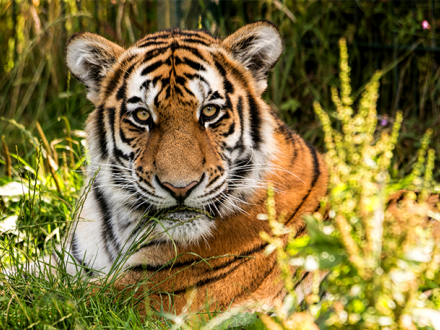
#> input picture Assigment TB1/demo1.png, 440 x 330 px
$ jupyter execute --allow-errors Assiment1.ipynb
#> lines starting #> are read from the running program, lines starting #| are printed output that depends on the picture
# Trabajo 1 de Procesamiento de Imagenes

<b> Importante: Tener las imagenes requeridas en la misma carpeta para poder ver los resultado<b>

<b>Datos:</b><br><br>
Alumno: <b>Gabriel Esteban Ramirez Reategui </b> <br>
Codigo: <b>201516512 </b>
<br><br>
Profesor: <b> Ricardo González Valenzuela </b> <br>
Curso: <b>CC53 - Procesamiento de Imágenes</b>

El objetivo de este trabajo es realizar algunos procesamientos básicos en imágenes digitales usando los conocimientos adquiridos durante la primera mitad del ciclo del curso de procesamiento de imagenes, es por esta razon que se implementara los siguientes algoritmos:
<ul>
<li>Mosaico</li>
<li>Combinación de Imagenes</li>
<li>Puntillado</li>
<br>
Ademas se investigara y/o implementara el algoritmo de <b>Floyd-Steinberg</b> utilizando diferentes maneras de recorrer la imagen.

# Codigo

Para poder ejecutar el codigo de manera correcta necesitamos una serie de librerias:
<ul>
<li> numpy(np) </li>
<li> pyplot(plt) </li>
<li> cv2 </li>
<li> time </li>
</ul>

[cell 1]
import numpy as np
from matplotlib import pyplot as plt
import cv2
import time

En primer lugar, el proyecto mantiene una serie de funciones que son usadas a lo largo del mismo. Estas funciones son:<br>

## Cargar y mostrar imagenes

Para mostrar las imagenes y luego de manera posterior mostrar el resultado se utiliza las siguientes funciones:

[cell 2]
def cargar(link): #Load picture
    img  = cv2.imread(link) #Lee la imagen
    img = cv2.cvtColor(img,cv2.COLOR_BGR2RGB) #Make it RGB/La convierte a RGB
    return img

def show(imagen):
    plt.imshow(imagen) #Cargamos la imagen en el plot
    plt.show() #Mostramos el plot
    pass

Ademas, necesitamos trabajar con blanco y negro, por lo tanto creamos una funcion para poder convertirlo a gris, luego necesitaremos su funcion inversa para poder mostrarla y exportarla

[cell 3]
def to_gray(image): #Genera una imagen en escala de grises desde una imagen RGB
    img = np.copy(image)
    img = cv2.cvtColor(img,cv2.COLOR_RGB2GRAY)
    return img


def back_gray(image): #Convierte la imagen en escala de grises a una imagen RGB(seguira siendo gris)
    img = np.copy(image)
    img = cv2.cvtColor(img,cv2.COLOR_GRAY2RGB)
    return img

Con los datos adquiridos ahora si podemos empezar los programas requeridos del Trabajo N°1

## Actividad 1: Mosaico

Para esta actividad se ha pedido construir un mosaico a partir de una imagen monocromática y generar una nueva imagen en base a la nueva disposición de los bloques, el cual se obtiene aleatoriamente. <br>
<br>
El nombre del archivo es: <b>Assigment1.py</b><br>
Los archivos requeridos son: <b>demo1.png</b><br>
El archivo resultante sera: <b>resultado1.jpg</b><br>

### Generar la matriz random de ordenamiento

[cell 4]
def get_shuffle(size):
    ans = []
    for i in range(0,size * size):
        ans.append(i)
    np.random.shuffle(ans)
    ans = np.reshape(ans,(size,size))
    return ans

En el caso del mosaico requerido se ha pedido un ordenamiento de tamaño 4 x 4, el cual daría un resultado similar al siguiente:

[cell 5]
get_shuffle(4)

Recordar que el siguiente no es el mismo orden que la matriz final, pues esta se genera dentro de la función de demostración. <br> <br> <br>
Luego de haber cargado la imagen esta tiene que pasar por una serie de funciones, las cuales tendran como resultado final un arreglo de 16(u otro tamaño a decidir) piezas que en total daran la imagen original.

### Obtener el tamaño de la partición
Por medio de este algoritmo, se nos permite encontrar el tamaño de cada particion de la imagen

[cell 6]
def get_partition(image,sb): #image and number of boxes
    size = [int(np.size(image,0) /sb),int(np.size(image,1) / sb)]
    return size

### Creación de una imagen vacia del tamaño de la partición
Usando el siguiente algoritmo se obtiene un arreglo vacio con el tamaño de cada partición

[cell 7]
def create_data(size):
    ar = np.zeros([size[0],size[1]],dtype = np.uint8)
    return ar

### Conseguir una partición de imagen basada en la posición:
Luego de tener el tamaño, y utilizando la función de creacion de datos:

[cell 8]
def part(size,image,total,part): #retorna una imagen nueva, la cual 1/16 de la imagen original
    img  = create_data(size)
    sy = int(part/ np.sqrt(total))
    sx = int(part - sy * np.sqrt(total))

    for n in range(0,size[0]):
        for m in range(0,size[1]):
            img[n][m] = image[n + sy*size[0]][m + sx*size[1]]
    return img

### Obtener el arreglo de imagenes:
Por medio del siguiente algoritmo se obtiene un arreglo de tamaño 16 el cual contiene cada uno de los sectores de la imagen:<br>

$$  \left( \begin{array}{ccc}0 & 1 & 2 \\3 & 4 & 5 \\6 & 7 & 9 \end{array} \right) $$
<br>

[cell 9]
def get_pictures(image,ar,size,asize): #an array with the new shuffle
    img = np.copy(image)
    asize = get_partition(image,4)
    pictures = []
    for i in range(0,size*size):
        temp = part(asize,img,size*size,i)
        pictures.append(temp)

    return pictures

### Juntar las imagenes basado en el arreglo de posiciones random
Luego unimos la imagen usando la función <b>concatenate()</b> de numpy y retornamos la imagen unida

[cell 10]
def join(pictures,ar): #Asuming all images are the same size:
    rep = np.size(ar,0)
    #for each block
    temp = []
    for i in range(0,rep):
        img = pictures[ar[0][i]]
        for j in range(1,rep):
            img = np.concatenate((img,pictures[ar[j][i]]),axis=1)
        temp.append(img)
    img = temp[0]
    for i in range(1,rep):
        img = np.concatenate((img,temp[i]),axis=0)
    return img

Eso seria toda la implementación del programa de la actividad 1.

### Demostración

La siguiente función es usada para mostrar el resultado requerido de manera rapida

[cell 11]
def demo():
    stime = time.time() #Inicio el contador de tiempo
    otest = cargar("demo1.png")
#> in cargar, img is the input picture: shape (330, 440, 3); mean B, G, R 60.3, 116.5, 132
    btest = to_gray(otest)
#> in to_gray, `img = cv2.cvtColor(img,cv2.COLOR_RGB2GRAY)`:
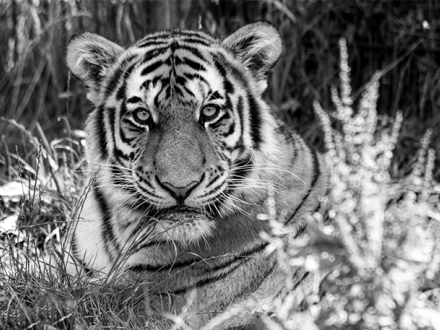
#> img: shape (330, 440); min 0, max 255, mean 114.7
    ar = get_shuffle(4)
    size = get_partition(btest,4)
#> in get_partition, `size = [int(np.size(image,0) /sb),int(np.size(image,1) / sb)]`: size = [82, 110]
#> size = [82, 110]
    pictures = get_pictures(btest,ar,4,size)
#> the loop in get_pictures, `for i in range(0,size*size):` made 16 passes
#> pass 1, in get_pictures, `temp = part(asize,img,size*size,i)`:
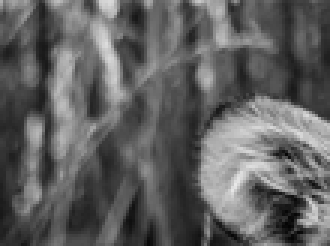
#> temp: shape (82, 110) (shown 3 times larger); min 4, max 232, mean 96.2
#> pass 2, in get_pictures, `temp = part(asize,img,size*size,i)`:
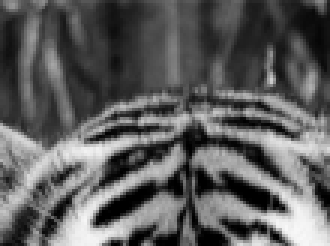
#> temp: shape (82, 110) (shown 3 times larger); min 0, max 248, mean 93.4
#> pass 3, in get_pictures, `temp = part(asize,img,size*size,i)`:
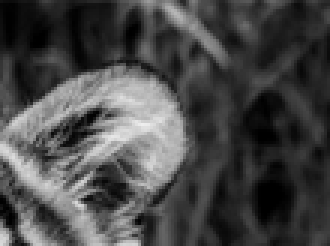
#> temp: shape (82, 110) (shown 3 times larger); min 0, max 238, mean 71.7
#> after the loop in get_pictures, `for i in range(0,size*size):`: pictures = 16 items
#> pictures = 16 items
    ans = join(pictures,ar)
#> after the loop in join, `for i in range(0,rep):`: temp = 4 items
    ans = back_gray(ans)
    cv2.imwrite("resultado1.jpg",ans)
    show(ans)
    ftime = time.time() - stime #Obtengo el tiempo demorado
    print("El tiempo de ejecucion es:",round(ftime,3),"segundos") #Muestro el tiempo que tomo el proceso
    return

### Resultados:
Imagen a mostrar:<br>

Resultado:

[cell 12]
demo()

## Actividad 2: Combinación de Imágenes
Para esta actividad se ha pedido combinar dos imágenes del mismo tamaño por medio de la sumatoria de sus niveles de
gris. Los porcentajes se dan como parametro de la función<br>
<br>
El nombre del archivo es: <b>Assigment2.py</b><br>
Los archivos requeridos son: <b>demo2a.jpg y demo2b.jpg</b><br>
El archivo resultante sera: <b>resultado2.jpg</b><br>

### Juntando imagenes del mismo tamaño:
En caso las imagenes sean del mismo tamaño se utilizara el siguiente algoritmo, recibiendo como parametros las dos imagenes en escala de grises.

[cell 13]
def join_same_size(image1,image2,a,b): #both images and the % of each one
    sx, sy = np.size(image1,0),np.size(image1,1)
    img = np.copy(image1)
    for i in range(0,sx):
        for j in range(0,sy):
            img[i][j] = max(0,min(255,image1[i][j]*a + image2[i][j]*b))

    return img

### Selector de opciones:
El presente codigo funciona en las situaciones cuando:
<ul>
<li>Ambas imagenes son del mismo tamaño</li>
<li>una imagen es mas grande que la otra</li>
</ul>

[cell 14]
def join2(image1,image2,a,b):
    s1x,s1y = np.size(image1,0),np.size(image1,1)
    s2x,s2y = np.size(image2,0),np.size(image2,1)
    print(s1x,s2x)
    if(s1x == s2x and s1y == s2y):
        print(1)
        img = join_same_size(image2,image1,b,a)
    if(s1x > s2x and s1y > s2y):
        print(2)
        img = join_same_size(image2,image1,b,a)
    if(s1x < s2x and s1y < s2y):
        print(3)
        img = join_same_size(image1,image2,a,b)
    return img

### Demostración
La siguiente función es usada para mostrar el resultado requerido de manera rapida

[cell 15]
def demo2():
    stime = time.time()
    img1 = cargar("demo2a.jpg")
    img2 = cargar("demo2b.jpg")
    img1 = to_gray(img1)
    img2 = to_gray(img2)
    img = join2(img1,img2,0.5,0.5) #Se puede cambiar los valores
    img = back_gray(img)
    show(img)
    cv2.imwrite("resultado2.png",img)
    ftime = time.time() - stime #Obtengo el tiempo demorado
    print("El tiempo de ejecucion es:",round(ftime,3),"segundos") #Muestro el tiempo que tomo el proceso
    return

Imagenes utilizadas:

[cell 16]
show(cargar("demo2a.jpg"))
#> call 2 of cargar, with link = 'demo2a.jpg'
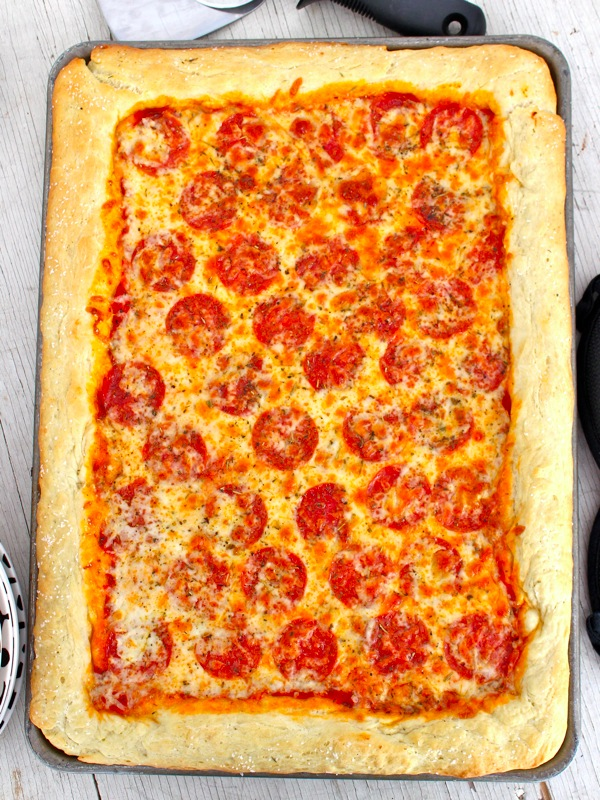
#> input picture Assigment TB1/demo2a.jpg, 600 x 800 px
#> in cargar, img is the input picture: shape (800, 600, 3); mean B, G, R 91.6, 154.8, 221.7
show(cargar("demo2b.jpg"))
#> call 3 of cargar, with link = 'demo2b.jpg'
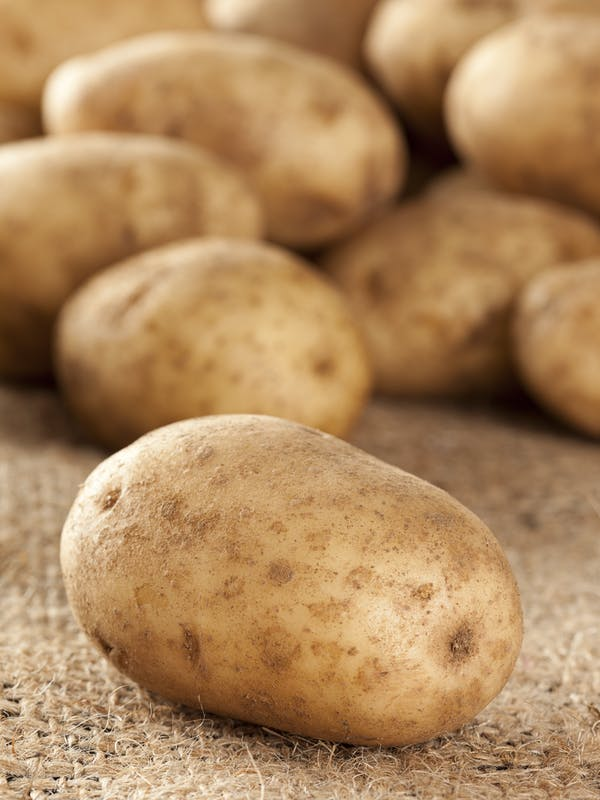
#> input picture Assigment TB1/demo2b.jpg, 600 x 800 px
#> in cargar, img is the input picture: shape (800, 600, 3); mean B, G, R 93, 135.4, 173.5

[cell 17]
demo2()
#> in to_gray (call 3), `img = cv2.cvtColor(img,cv2.COLOR_RGB2GRAY)`:
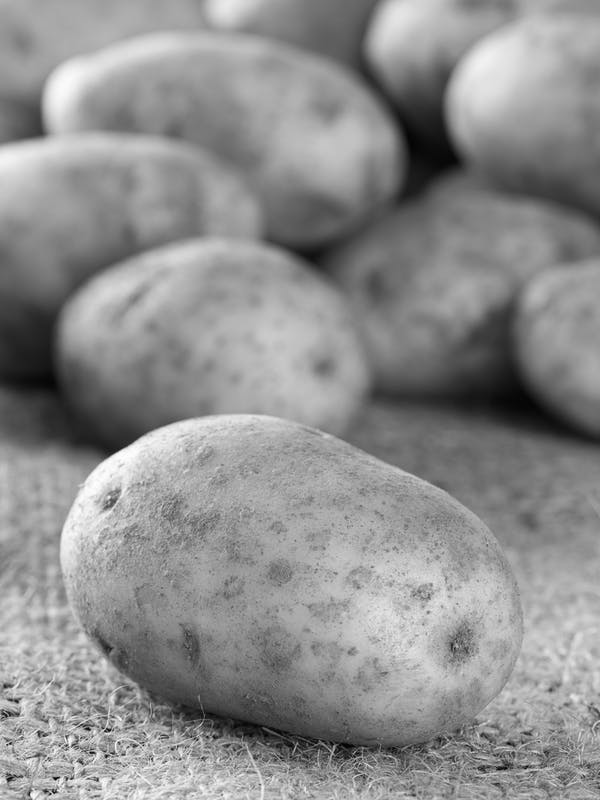
#> img: shape (800, 600); min 3, max 254, mean 142
#> in join2, `s1x,s1y = np.size(image1,0),np.size(image1,1)`: s1x = 800; s1y = 600
#> in join2, `s2x,s2y = np.size(image2,0),np.size(image2,1)`: s2x = 800; s2y = 600
#| 800 800
#> in join_same_size, `sx, sy = np.size(image1,0),np.size(image1,1)`: sx = 800; sy = 600
#> after the loop in join_same_size, `for i in range(0,sx):`:
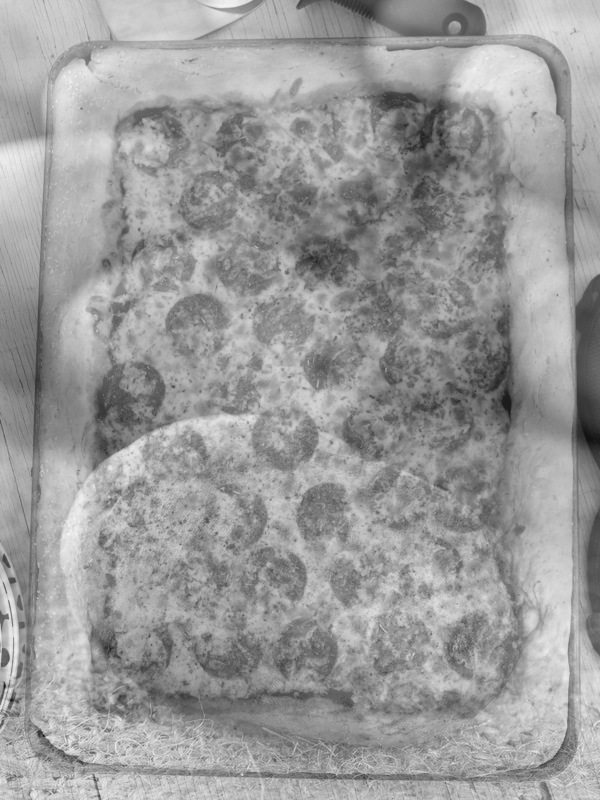
#> img: shape (800, 600); min 16, max 246, mean 154.5

## Actividad 3: Puntillado

Para esta actividad se ha pedido convertir una imagen de escala de grises a blanco y negro utilizando el concepto de puntillado, remplazando cada pixel por una matriz 3x3.<br>
En primer lugar, se debe normalizar los valores y luego, dependiendo del valor obtenido, se debe implementar la informacion de la siguiente manera:
$$  \left( \begin{array}{ccc}6 & 8 & 4 \\1 & 0 & 3 \\5 & 2 & 7 \end{array} \right) $$
<br>
<br>
El nombre del archivo es: <b>Assigment3.py</b><br>
Los archivos requeridos son: <b>demo3.jpg</b><br>
El archivo resultante sera: <b>resultado3.jpg</b><br>

### Datos necesarios:
Se necesita una serie de matrices para cada uno de los posibles valores del pixel normalizado:

[cell 18]
#Matrix
m0 = [[0,0,0],
      [0,0,0],
      [0,0,0]]
m1 = [[0, 0, 0],
      [0,255,0],
      [0, 0 ,0]]
m2 = [[0  , 0 ,0],
      [255,255,0],
      [0  , 0 ,0]]
m3 = [[0  , 0 ,0],
      [255,255,0],
      [0  ,255,0]]
m4 = [[0  , 0 , 0 ],
      [255,255,255],
      [0  ,255, 0 ]]
m5 = [[0  , 0 ,255],
      [255,255,255],
      [0  ,255, 0 ]]
m6 = [[0  , 0 ,255],
      [255,255,255],
      [255,255, 0 ]]
m7 = [[255, 0 ,255],
      [255,255,255],
      [255,255, 0 ]]
m8 = [[255, 0 ,255],
      [255,255,255],
      [255,255,255]]
m9 = [[255,255,255],
      [255,255,255],
      [255,255,255]]

Luego se crea un diccionario con los mismos:

[cell 19]
mat_dic = np.array([m0,m1,m2,m3,m4,m5,m6,m7,m8,m9],dtype = np.uint8) #Dictionary of pixels

### Normalizado de Datos:
Tambien es necesario obtener los valores de cada pixel(0-255) y luego convertirlo a una normalizacion de 0-9, usando las siguientes funciones:

[cell 20]
def normalize(value): #Normalizacion del pixel
    ans = int(value/(256/9))
    return ans

def normalize_matrix(): #Diccionario del normalizado
    ans = np.zeros(256,dtype = np.uint8)
    for i in range(0,np.size(ans)):
        ans[i] = normalize(i)
    return ans

### Creación de la nueva matriz
Usando la informacion anterior, se genera una nueva imagen(del triple de tamaño de la original) ahora unicamente confirmada por blancos y negros:

[cell 21]
def point_process(image):
    stime = time.time()
    sx,sy = np.size(image,0),np.size(image,1)
    k = normalize_matrix();
    temp = []
    for i in range(0,sx):
        line = mat_dic[k[image[i][0]] - 1]
        for j in range(1,sy):

            line = np.concatenate((line,mat_dic[k[image[i][j]]]),axis=1)
        temp.append(line)
    img = temp[0]
    for i in range(1,np.size(temp,0)):
        img = np.concatenate((img,temp[i]),axis=0)
    ftime = time.time() - stime
    print(int(ftime))
    return img

### Resultados:
Imagen utilizada:

#> (a cell that did not finish here is left out)

La siguiente función es usada para mostrar el resultado requerido de manera rapida

[cell 23]
def demo3():
    stime = time.time()
    trial = cargar("demo3.jpg")
    ktrial = to_gray(trial)
    nasd = point_process(ktrial)
    final = back_gray(nasd)
    show(final)
    cv2.imwrite("resultado3.jpg",final)
    ftime = time.time() - stime
    print("El tiempo de ejecucion es:",round(ftime,3),"segundos") #Muestro el tiempo que tomo el proceso
    pass

#> (a cell that did not finish here is left out)

El resultado se ve puede apreciar mejor en el archivo creado <b> resultado3.jpg </b>

## Actividad Extra: Floyd-Steinberg
Para esta actividad se ha pedido construir una imagen en blanco y negro usando como input una imagen en escala de grises, para esot se utilizara el algoritmo de <b>Floyd-Steinberg</b>. <br>
<br>
El nombre del archivo es: <b>AssigmentExtras.py</b><br>
Los archivos requeridos son: <b>demo1.png</b><br>
El archivo resultante sera: <b>resultado3f.jpg y resultado3f2.jpg</b><br>

### Un poco de Teoria:
El algoritmo de Floyd-Steinberg se creo en 1976 por <b>Robert Floyd y Louis Steinberg</b> el cual utiliza el concepto de difusion de errores para minimizar la cantidad de bits utilizada en un pixel.

### ¿Como el tipo de recorrido afecta el codigo?

Es importante aclarar que en este algoritmo, el cual modifica continuamente la imagen y los pixeles previamente recorridos, la manera de recorrer la imagen varia:

### Raster:
Este tipo de recorrido es el más usual, el cual es de Izquierda a derecha y de arriba abajo, seguiendo la matriz, esta se recorre de la siguientes maneras:
$$  \left( \begin{array}{ccc}0 & 1 & 2 \\3 & 4 & 5 \\6 & 7 & 9 \end{array} \right) $$
<br>
$$  \left( \begin{array}{ccc}1 & 4 & 7 \\2 & 5 & 8 \\3 & 6 & 8 \end{array} \right) $$
<br>

### Serpenteado:
Este tipo de recorrido nos dara un resultado mas uniforme, el cual recorre la matriz como si fuera una serpiente, yendo de manera inversa al recorrido previo en la siguiente linea de la imagen para explicarlo mejor, esta se recorre de la siguientes maneras:

$$  \left( \begin{array}{ccc}0 & 1 & 2 \\5 & 4 & 3 \\6 & 7 & 9 \end{array} \right) $$
$$  \left( \begin{array}{ccc}1 & 6 & 7 \\2 & 5 & 8 \\3 & 4 & 8 \end{array} \right) $$
<br>
### Hilbert:
Uno de los conceptos matematicos mas utilizados a la hora de llenar espacios, este permite recorrer toda la imagen de manera adecuada siguiendo un patron similar al siguiente:<br>

<br>
Gracias a esto se puede llenar cualquier imagen, ya que esta es una matriz.
### Codigo:
Para poder efectual esta transformación se ha creado un codigo que permita utilizar:
<ul>
<li>Raster</li>
<li>Serpenteado</li>
</ul>

[cell 25]
def floyd_steinberg(image,tipo): #1 normal, 2 serpent
    img = np.copy(image)
    sx,sy = np.size(image,0) - 1,np.size(image,1) - 1
    ran = [0,sy-1]
    for i in range(0,sx):
        for j in range(ran[0],ran[1]):
            temp_pixel = img[i][j]
            npixel = round(temp_pixel/255)*255 #Threshold
            img[i][j] = npixel
            error = temp_pixel - npixel
            img[i+1][j] = min(255,img[i + 1][j] + error * 7/16)
            img[i-1][j+1] = min(255,img[i-1][j+1] + error * 3/16)
            img[i][j+1] = min(255,img[i][j+1] + error * 5 / 16)
            img[i+1][j+1] = min(255,img[i+1][j+1] + error / 16)
        if(tipo == 2): ran.reverse()
    return img

### Resultados
A continuacion se presenta un codigo que genera los resultados de manera facil:

[cell 26]
def demo3f():
    stime = time.time()
    demo = cargar("demo1.png")
    kdemo = to_gray(demo)
    r_floyd = floyd_steinberg(kdemo,1)
#> in floyd_steinberg, `sx,sy = np.size(image,0) - 1,np.size(image,1) - 1`: sx = 329; sy = 439
#> in floyd_steinberg, `ran = [0,sy-1]`: ran = [0, 438]
#> after the loop in floyd_steinberg, `for i in range(0,sx):`:
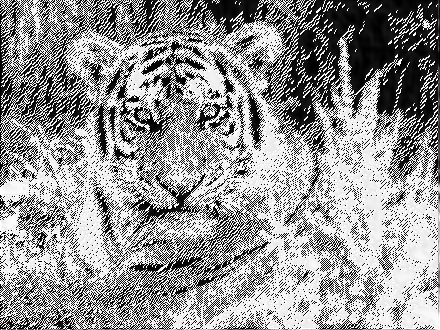
#> img: shape (330, 440); min 0, max 255, mean 149.1
    r_final = back_gray(r_floyd)
    ftime = time.time() - stime
    print("El tiempo de ejecucion en raster es:",round(ftime,3),"segundos")
    stime = time.time()
    s_floyd = floyd_steinberg(kdemo,2)
#> call 2 of floyd_steinberg, with tipo = 2
#> after the loop in floyd_steinberg (call 2), `for i in range(0,sx):`:
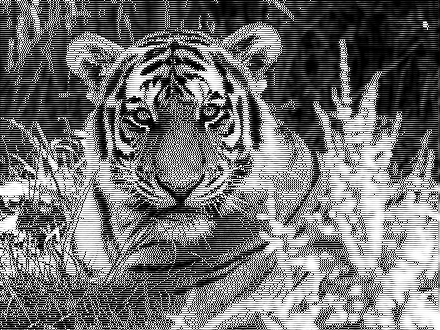
#> img: shape (330, 440); min 0, max 255, mean 114.1
    s_final = back_gray(s_floyd)
